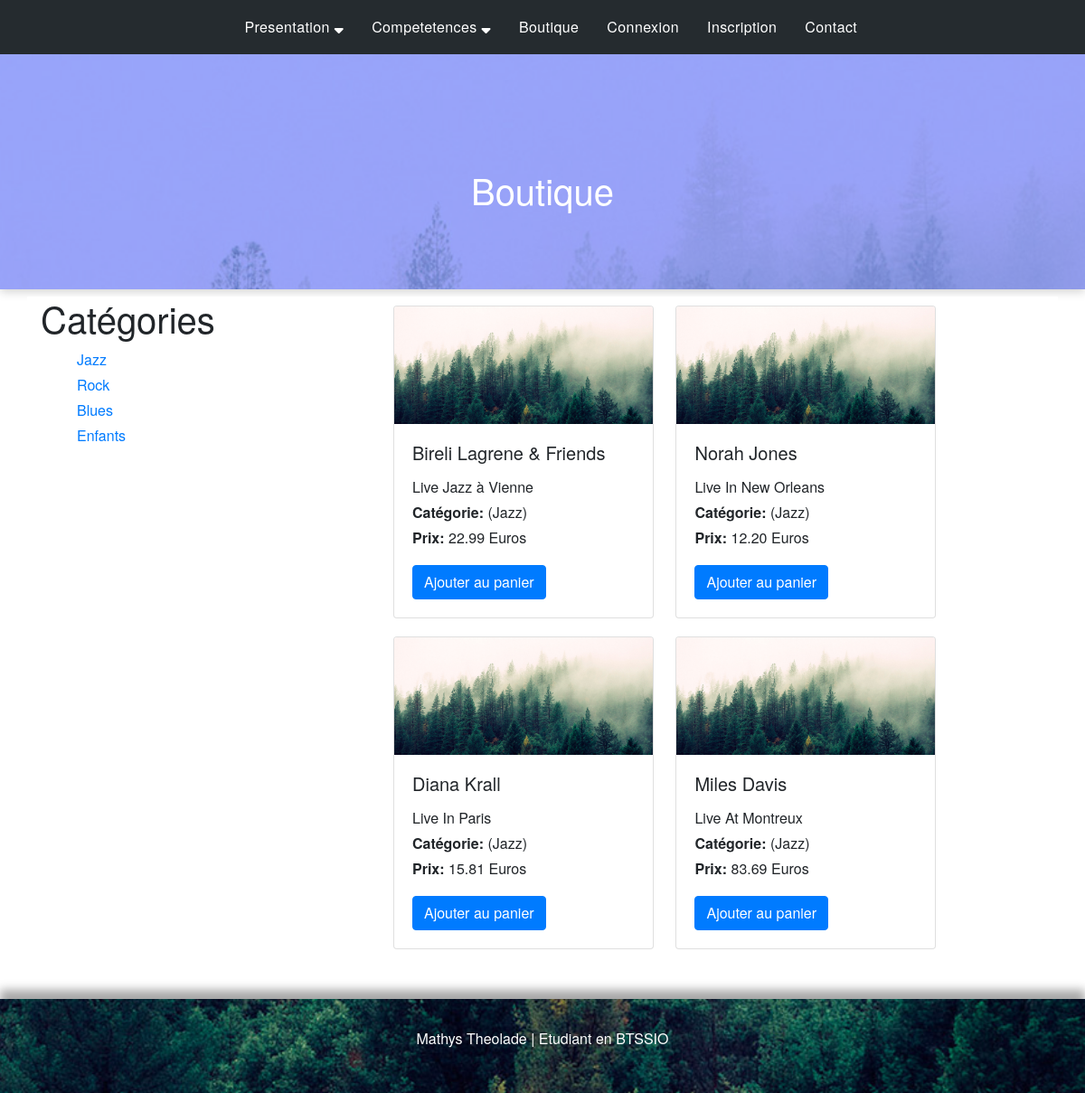
The page /index.php?controleur=shop&categorie=Jazz on the database as committed earlier.
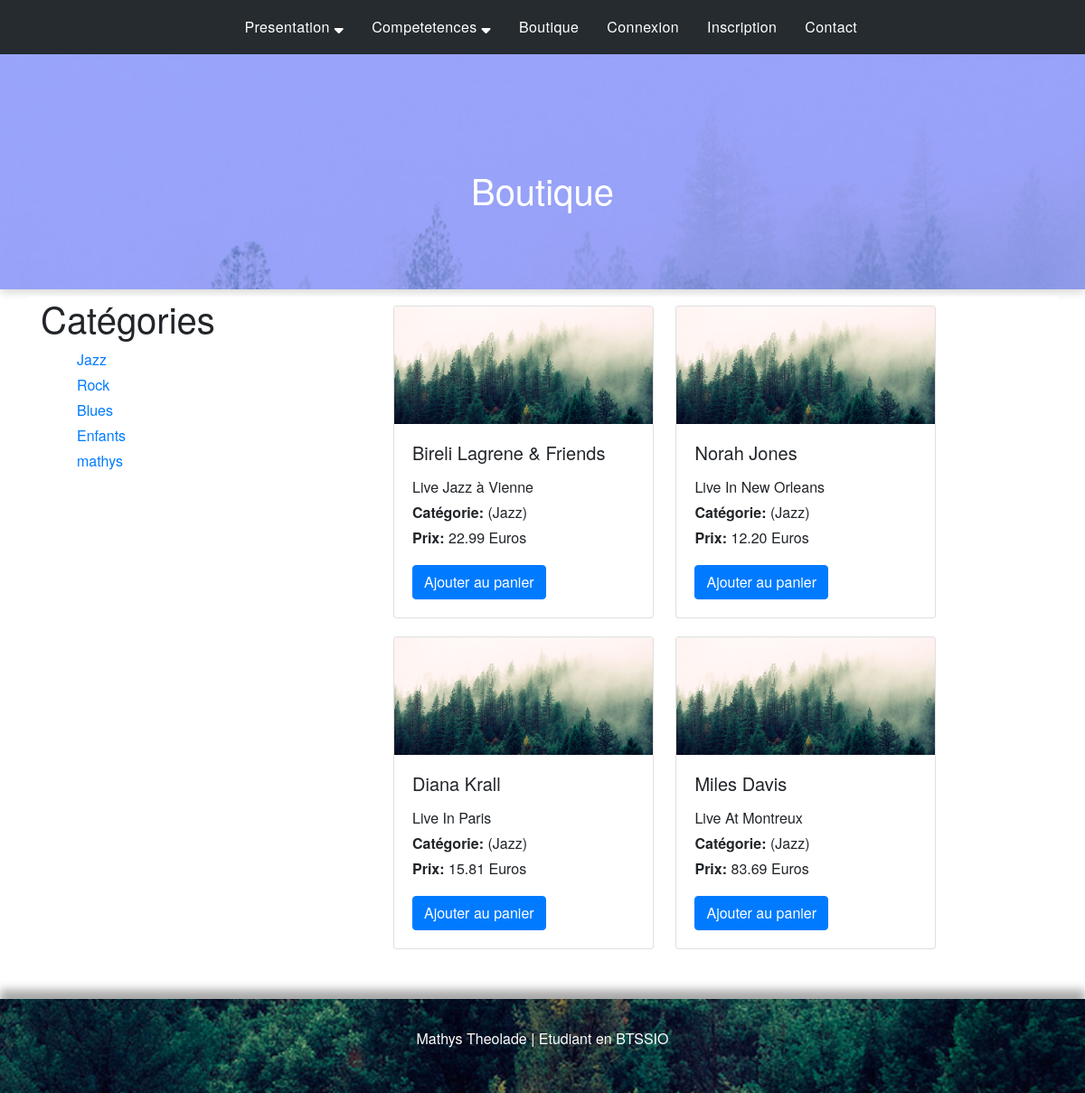
The same page on the database as committed later.
### tables this page shows
CREATE TABLE `onglets` (
                           `id` int(11) NOT NULL,
                           `nom` varchar(100) NOT NULL,
                           `controlerName` varchar(100) NOT NULL,
                           `dropdown` int(11) NOT NULL DEFAULT 0,
                           `options` varchar(255) DEFAULT NULL,
                           `date` datetime NOT NULL
);

CREATE TABLE `categorie` (
                             `id` int(11) NOT NULL,
                             `libelle` varchar(20) DEFAULT NULL
);

CREATE TABLE `produit` (
                           `id` int(11) NOT NULL,
                           `nom` varchar(50) DEFAULT NULL,
                           `description` varchar(100) DEFAULT NULL,
                           `prix` decimal(6,2) DEFAULT NULL,
                           `image` varchar(100) DEFAULT NULL,
                           `idCategorie` int(11) NOT NULL
);

### App/Controler/Controler_shop.php (called while the page is built, shortened)
<?php
class Controler_shop extends controler_default
{
    public function __construct()
    {
        $this->show();
    }
    private function show(){
        $categorie = $this->getCategorie();
        $lesProduits = $this->getLesProduits();
        $categorieProduit = $this->getCategorieProduit();
        require 'app/vues/v_shop.inc.php';
    }
    private function getCategorieProduit(){
        if(isset($_GET['categorie']) && !empty($_GET['categorie'])) {
            return $_GET['categorie'];
        }
    }
    private function getLesProduits(){
        if(isset($_GET['categorie']) && !empty($_GET['categorie'])){
            return Database::prepare('SELECT *  FROM produit p, categorie c Where p.idCategorie = c.id AND libelle = :libCateg', array(":libCateg" => $_GET["categorie"]) , true,  null);
        }
    }
}

### App/modeles/Autoloader.php (called while the page is built, shortened)
<?php
class Autoloader{
    static function autoload($class){
        $class = str_replace(__NAMESPACE__ . '\\', '', $class);
        $class = str_replace('\\', '/', $class);
        $word = $class;
        $pos = strpos($word,"Controler");
    }
}

### App/Controler/Controler_default.php (called while the page is built, shortened)
<?php
class controler_default
{
    public function getAllOnglets(){
         return Database::prepare("SELECT * FROM onglets",null, true, null );
    }
    protected function getCategorie(){
        $shop = new Shop();
        return $shop->getCategorie();
    }
}

### App/modeles/Database/Database.php (called while the page is built, shortened)
<?php
class Database extends DatabaseConfig
{
    private static $db_name;
    private static $db_user;
    private static $db_pass;
    private static $db_host;
    private static $pdo;
    public function __construct()
    {
        self::$db_name = $this->BDD_NAME;
        self::$db_user = $this->BDD_USER;
        self::$db_pass = $this->BDD_PASSWORD;
        self::$db_host = $this->BDD_HOST;
    }
    private function getPDO()
    {
        if (self::$pdo == null) {
            $pdo = new PDO('mysql:dbname=' . self::$db_name . ';host=' . self::$db_host . '', self::$db_user, self::$db_pass);
            $pdo->setAttribute(PDO::ATTR_ERRMODE, PDO::ERRMODE_EXCEPTION);
            self::$pdo = $pdo;
        }
        return self::$pdo;
    }
    public static function prepare($statement, $attributes = null, $return = true , $one = null)
    {
        $req = (new Database)->getPDO()->prepare($statement);
        $req->execute($attributes);
        if($return) {
            if ($one) {
                $datas = $req->fetch();
            } else {
                $datas = $req->fetchAll();
            }
        }
        (isset($datas))?  $datas = $datas : $datas = false;
        return $datas;
    }
}

### App/modeles/Shop/Shop.php (called while the page is built, shortened)
<?php
class Shop
{
    public static function getCategorie() :array {
        return Database::prepare("SELECT * FROM categorie", null , true, null);
    }
}

### App/vues/v_shop.inc.php (the view, shortened to what this page needs)
<section id="boutique">
    <div class="container">
        <div class="row">
            <div class="col-4">
                <h1> Catégories </h1>
                <ul>
                    <?php
                    foreach($categorie as $unCategorie){
                        ?>
                        <li>
                            <a href=index.php?controleur=shop&categorie=<?= $unCategorie['libelle'] ?>><?= $unCategorie['libelle'] ?></a>
                        </li>
                        <?php
                    }
                    ?>
                </ul>
            </div>
            <div class="col-8">
                <?php
                if(isset($_GET['categorie']) && !empty($_GET['categorie'])) {
                    foreach ($lesProduits as $unProduit) {
                        ?>
                        <div class="card" style="width: 18rem;">
                            <img class="card-img-top" src="<?= \School\Chemins\Chemins::IMAGES ?>slide-bg.jpg"
                                 alt="Card image cap">
                            <div class="card-body">
                                <h5 class="card-title"><?= $unProduit['nom'] ?></h5>
                                <p class="card-text"><?= $unProduit['description'] ?> <br/> <strong>
                                        Catégorie: </strong> (<?= $categorieProduit ?>) <br/>
                                    <strong>Prix: </strong> <?= $unProduit['prix'] ?> Euros</p>
                                <a href="#" class="btn btn-primary">Ajouter au panier</a>
                            </div>
                        </div>
                    <?php }
                }?>
            </div>
        </div>
    </div>
</section>

### index.php (shortened to what this page needs)
<?php
require_once('App/modeles/Autoloader.php');
$controlerDefault = new \School\Controler\controler_default();
$arrayNav = $controlerDefault->getAllOnglets();
if (!isset($_GET['controleur']) || empty($_GET['controleur'])) {
    $controlerAccueil = new \School\Controler\controler_accueil();
    $controlerAccueil->show();
} else {
    $classeControleur = 'Controler_' . $_GET['controleur'];
    $fichierControleur = $classeControleur . ".php";
    if(strpos($_GET['controleur'],"admin") === false){
        if(file_exists(\School\Chemins\Chemins::CONTROLEURS . $fichierControleur)){
            $objetControleur = new $objectWithNamepsace();
        }else{
            $controlerAccueil = new \School\Controler\controler_accueil();
            $controlerAccueil->show();
        }
    }
}
$content = ob_get_clean();
require_once( \School\Chemins\Chemins::TEMPLATE .'default.php');

### App/vues/template/default.php (shortened to what this page needs)
<!doctype html>
<html lang="fr">
<head>
    <link rel="stylesheet" href="<?= \School\Chemins\Chemins::STYLE ?>bootstrap.min.css">
    <link rel="stylesheet" href="<?= \School\Chemins\Chemins::STYLE ?>bootstrap-grid.min.css">
    <link rel="stylesheet" href="<?= \School\Chemins\Chemins::STYLE ?>bootstrap-reboot.min.css">
    <link rel="stylesheet" href="<?= \School\Chemins\Chemins::STYLE ?>style.css?<?= date('s')?>">
</head>
<body>
<div id="page">
    <header id="animation">
        <div class="bg" style="background-image: url('<?= \School\Chemins\Chemins::IMAGES ?>slide-bg.jpg');background-attachment: fixed;    box-shadow: 0 3px 10px 0 rgba(1, 3, 4, 0.35);"></div>
        <nav id="navbar" class="navbar navbar-expand-lg navbar-light navbar-right">
            <div class="collapse navbar-collapse" id="navbarSupportedContent">
                <ul class="navbar-nav mr-auto">
                    <?php
                        foreach ($arrayNav as $onglet){
                            if($onglet['dropdown'] == 0){
                                ?>
                                <li class="nav-item"><a href="?controleur=<?= $onglet['controlerName'] ?>" class="nav-link"><?= $onglet['nom'] ?></a></li>
                                <?php
                            }else{
                                ?>
                                <li class="nav-item dropdown">
                                    <a class="nav-link dropdown-toggle" href="#" id="navbarDropdown" role="button" data-toggle="dropdown" aria-haspopup="true" aria-expanded="false">
                                        <?= $onglet['nom'] ?> <i class="fas fa-sort-down"></i>
                                    </a>
                                </li>
                            <?php }
                        }
                    ?>
                    <li class="nav-item"><a href="mailto:mathystheolade973@gmail.com" class="nav-link">Contact</a></li>
                </ul>
            </div>
        </nav>
    </header>
    <?= $content ?>
    <footer id="footer" class="mainFooter bg" style="background-image: url('<?= \School\Chemins\Chemins::IMAGES ?>slide-bg.jpg');background-attachment: fixed; height: auto;opacity: 1 !important;    box-shadow: 0 -10px 10px 0 rgba(1, 3, 4, 0.35);">
        <p id="footer" style="opacity: 1 !important;">Mathys Theolade | Etudiant en BTSSIO</p>
    </footer>
</div>
</body>
</html>

### public/css/style.css (style rules this page uses)
html,body { font-family: Helvetica Neue, Helvetica, Arial, sans-serif; line-height: 1.75; margin: 0; padding: 0; width: 100%; }
html,body, #page { height: 100%; }
li { list-style: none; }
*,::before,::after { box-sizing: border-box; }
header { position: relative; top: 0; left: 0; width: 100%; height: 320px; background: #304fff; }
.bg { width: 100%; height: 100%; background-position: center center; background-repeat: no-repeat; background-size: cover; opacity: 0.5; }
nav { position: relative; padding: 25px; text-align: right; top: -100%; }
nav li { display: inline; margin-right: 15px; }
nav li a { position: relative; display: inline-block; padding: 8px 20px; vertical-align: middle; font-weight: 300; letter-spacing: 0.025em; color: inherit; text-decoration: none; color: white !important; }
nav li a::after { content: ""; position: absolute; bottom: 0; right: 20px; left: 20px; height: 2px; background-color: #B13C2E; opacity: 0; transform: translateY(5px); transition: all .4s; }
.dropdown-toggle::after { margin: 0; vertical-align: none; border: 0; }
.navbar-right { position: fixed; top: 0; left: 0; right: 0; z-index: 16; background-color: #252b2f; }
.navbar-nav { margin-left: auto; width: 60%; }
.row { background-color: #fff; }
#page { position: relative; overflow: auto; }
.container { position: relative; }
.card { margin: 10px; display: inline-block; }
.mainFooter { position: relative; bottom: 0; box-shadow: 2px 4px 12px gray; padding: 30px; margin-top: 45px; background-color: #304fffc7; color: #fff; }
p#footer { text-align: center; }

Rows that differ between the two databases and show on the page:
added categorie: libelle "mathys"
